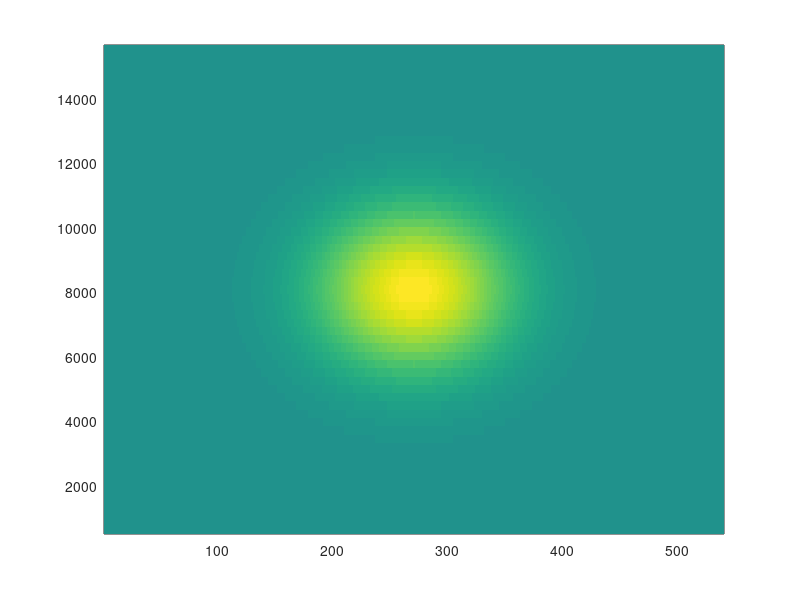

The MATLAB source for this figure: (Note: this script raises an error after producing the figure.)
 x = 180;
 z = 30;
 xScale = 2*(40.0^2)
 zScale = 2*(7.0^2)
 recipf = 1/0.0001;
 recipL = 1/xScale;
 recipH = 1/zScale;
 C = 1E5
%% AXES
for i = 1:360
  xax(i) = i * 1.5;
end

for i = 1:60
  j = i + 1;
  yax(i) = j * 256.7;
end

 %% auto correlations
 
 for i = 1:360
   for k = 1:60
    temp1 = (i - x) * (i - x);
    temp2 = (k - z) * (k - z);
    mu(k,i) = 1.0 * exp(-(temp1/xScale) - (temp2/zScale) ) ;
   end
 end
 
 %% Geostrophic balance correlations
 
 for i = 1:360
   for k = 1:60
    temp1 = (i - x);
    vr(k,i) = - 1.0 * temp1 * mu(k,i) * recipL * recipf * C;
   end
 end
 
 %% hydrostatic balance correlations
 
  for i = 1:360
   for k = 1:60
    temp2 = (k - z);
    br(k,i) = - 1.0 * temp2 * mu(k,i) * recipH* C;
   end
  end
 
 %% Plotting
 
 % Axes
 maxvr = max(max(abs(vr)));
 Vvr =[-maxvr maxvr]
 V = [-1.0 1.0]
 maxbr = max(max(abs(br)));
 Vbr =[-maxbr maxbr]

 nrows = 1
 ncols = 3
 
 figure
% subplot(nrows, ncols,1)
 pcolor(xax,yax,mu), shading flat,  caxis(V), colormap(redblue), colorbar
% title('Auto correlation') 
 xlabel(['Longitudinal distance',10,'(km)'],'FontSize',14), 
 ylabel(['Height',10,'(m)'],'FontSize',14 )

 figure
 %subplot(nrows, ncols,2)
 pcolor(xax,yax,vr), shading flat,   caxis(Vvr), colormap(redblue), colorbar
% title('Geostrophic correlation in v')
 xlabel(['Longitudinal distance',10,'(km)'],'FontSize',14), 
 ylabel(['Height',10,'(m)'],'FontSize',14 )

 figure
% subplot(nrows, ncols,3)
 pcolor(xax,yax,br), shading flat,  caxis(Vbr), colormap(redblue), colorbar
% title('Hydrostatic correlation in b')
 xlabel(['Longitudinal distance',10,'(km)'],'FontSize',14), 
 ylabel(['Height',10,'(m)'],'FontSize',14 )

 
